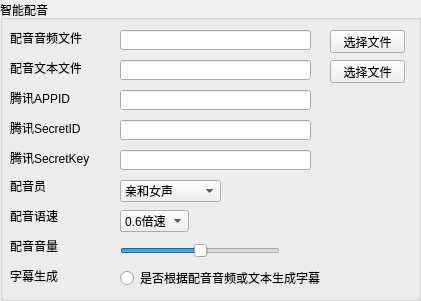
    <widget class="QGroupBox" name="groupBox_9">
     <property name="geometry">
      <rect>
       <x>440</x>
       <y>10</y>
       <width>421</width>
       <height>301</height>
      </rect>
     </property>
     <property name="title">
      <string>智能配音</string>
     </property>
     <widget class="QLabel" name="label_67">
      <property name="geometry">
       <rect>
        <x>10</x>
        <y>30</y>
        <width>81</width>
        <height>16</height>
       </rect>
      </property>
      <property name="text">
       <string>配音音频文件</string>
      </property>
     </widget>
     <widget class="QLabel" name="label_68">
      <property name="geometry">
       <rect>
        <x>10</x>
        <y>60</y>
        <width>71</width>
        <height>16</height>
       </rect>
      </property>
      <property name="text">
       <string>配音文本文件</string>
      </property>
     </widget>
     <widget class="QLabel" name="label_69">
      <property name="geometry">
       <rect>
        <x>10</x>
        <y>90</y>
        <width>71</width>
        <height>16</height>
       </rect>
      </property>
      <property name="text">
       <string>腾讯APPID</string>
      </property>
     </widget>
     <widget class="QLabel" name="label_70">
      <property name="geometry">
       <rect>
        <x>10</x>
        <y>120</y>
        <width>81</width>
        <height>16</height>
       </rect>
      </property>
      <property name="text">
       <string>腾讯SecretID</string>
      </property>
     </widget>
     <widget class="QLabel" name="label_71">
      <property name="geometry">
       <rect>
        <x>10</x>
        <y>150</y>
        <width>81</width>
        <height>16</height>
       </rect>
      </property>
      <property name="text">
       <string>腾讯SecretKey</string>
      </property>
     </widget>
     <widget class="QLabel" name="label_72">
      <property name="geometry">
       <rect>
        <x>10</x>
        <y>180</y>
        <width>54</width>
        <height>12</height>
       </rect>
      </property>
      <property name="text">
       <string>配音员</string>
      </property>
     </widget>
     <widget class="QLabel" name="label_73">
      <property name="geometry">
       <rect>
        <x>10</x>
        <y>210</y>
        <width>54</width>
        <height>12</height>
       </rect>
      </property>
      <property name="text">
       <string>配音语速</string>
      </property>
     </widget>
     <widget class="QLabel" name="label_74">
      <property name="geometry">
       <rect>
        <x>10</x>
        <y>240</y>
        <width>54</width>
        <height>12</height>
       </rect>
      </property>
      <property name="text">
       <string>配音音量</string>
      </property>
     </widget>
     <widget class="QLabel" name="label_75">
      <property name="geometry">
       <rect>
        <x>10</x>
        <y>270</y>
        <width>54</width>
        <height>12</height>
       </rect>
      </property>
      <property name="text">
       <string>字幕生成</string>
      </property>
     </widget>
     <widget class="QLineEdit" name="lineEdit_33">
      <property name="geometry">
       <rect>
        <x>120</x>
        <y>30</y>
        <width>191</width>
        <height>20</height>
       </rect>
      </property>
      <property name="focusPolicy">
       <enum>Qt::NoFocus</enum>
      </property>
     </widget>
     <widget class="QLineEdit" name="lineEdit_34">
      <property name="geometry">
       <rect>
        <x>120</x>
        <y>60</y>
        <width>191</width>
        <height>20</height>
       </rect>
      </property>
      <property name="focusPolicy">
       <enum>Qt::NoFocus</enum>
      </property>
     </widget>
     <widget class="QLineEdit" name="lineEdit_35">
      <property name="geometry">
       <rect>
        <x>120</x>
        <y>90</y>
        <width>191</width>
        <height>20</height>
       </rect>
      </property>
     </widget>
     <widget class="QLineEdit" name="lineEdit_36">
      <property name="geometry">
       <rect>
        <x>120</x>
        <y>120</y>
        <width>191</width>
        <height>20</height>
       </rect>
      </property>
     </widget>
     <widget class="QLineEdit" name="lineEdit_37">
      <property name="geometry">
       <rect>
        <x>120</x>
        <y>150</y>
        <width>191</width>
        <height>20</height>
       </rect>
      </property>
     </widget>
     <widget class="QComboBox" name="comboBox_6">
      <property name="geometry">
       <rect>
        <x>120</x>
        <y>180</y>
        <width>101</width>
        <height>22</height>
       </rect>
      </property>
      <item>
       <property name="text">
        <string>亲和女声</string>
       </property>
      </item>
      <item>
       <property name="text">
        <string>亲和男声</string>
       </property>
      </item>
      <item>
       <property name="text">
        <string>成熟男声</string>
       </property>
      </item>
      <item>
       <property name="text">
        <string>温暖女声</string>
       </property>
      </item>
      <item>
       <property name="text">
        <string>情感女声</string>
       </property>
      </item>
      <item>
       <property name="text">
        <string>情感男声</string>
       </property>
      </item>
      <item>
       <property name="text">
        <string>客服女声</string>
       </property>
      </item>
     </widget>
     <widget class="QComboBox" name="comboBox_7">
      <property name="geometry">
       <rect>
        <x>120</x>
        <y>210</y>
        <width>69</width>
        <height>22</height>
       </rect>
      </property>
      <item>
       <property name="text">
        <string>0.6倍速</string>
       </property>
      </item>
      <item>
       <property name="text">
        <string>0.8倍速</string>
       </property>
      </item>
      <item>
       <property name="text">
        <string>1.0倍速</string>
       </property>
      </item>
      <item>
       <property name="text">
        <string>1.2倍速</string>
       </property>
      </item>
      <item>
       <property name="text">
        <string>1.5倍速</string>
       </property>
      </item>
     </widget>
     <widget class="QSlider" name="horizontalSlider_5">
      <property name="geometry">
       <rect>
        <x>120</x>
        <y>240</y>
        <width>160</width>
        <height>22</height>
       </rect>
      </property>
      <property name="maximum">
       <number>100</number>
      </property>
      <property name="value">
       <number>50</number>
      </property>
      <property name="orientation">
       <enum>Qt::Horizontal</enum>
      </property>
     </widget>
     <widget class="QRadioButton" name="radioButton_15">
      <property name="geometry">
       <rect>
        <x>120</x>
        <y>270</y>
        <width>221</width>
        <height>16</height>
       </rect>
      </property>
      <property name="text">
       <string>是否根据配音音频或文本生成字幕</string>
      </property>
     </widget>
     <widget class="QPushButton" name="pushButton_19">
      <property name="geometry">
       <rect>
        <x>330</x>
        <y>30</y>
        <width>75</width>
        <height>23</height>
       </rect>
      </property>
      <property name="text">
       <string>选择文件</string>
      </property>
     </widget>
     <widget class="QPushButton" name="pushButton_20">
      <property name="geometry">
       <rect>
        <x>330</x>
        <y>60</y>
        <width>75</width>
        <height>23</height>
       </rect>
      </property>
      <property name="text">
       <string>选择文件</string>
      </property>
     </widget>
    </widget>
